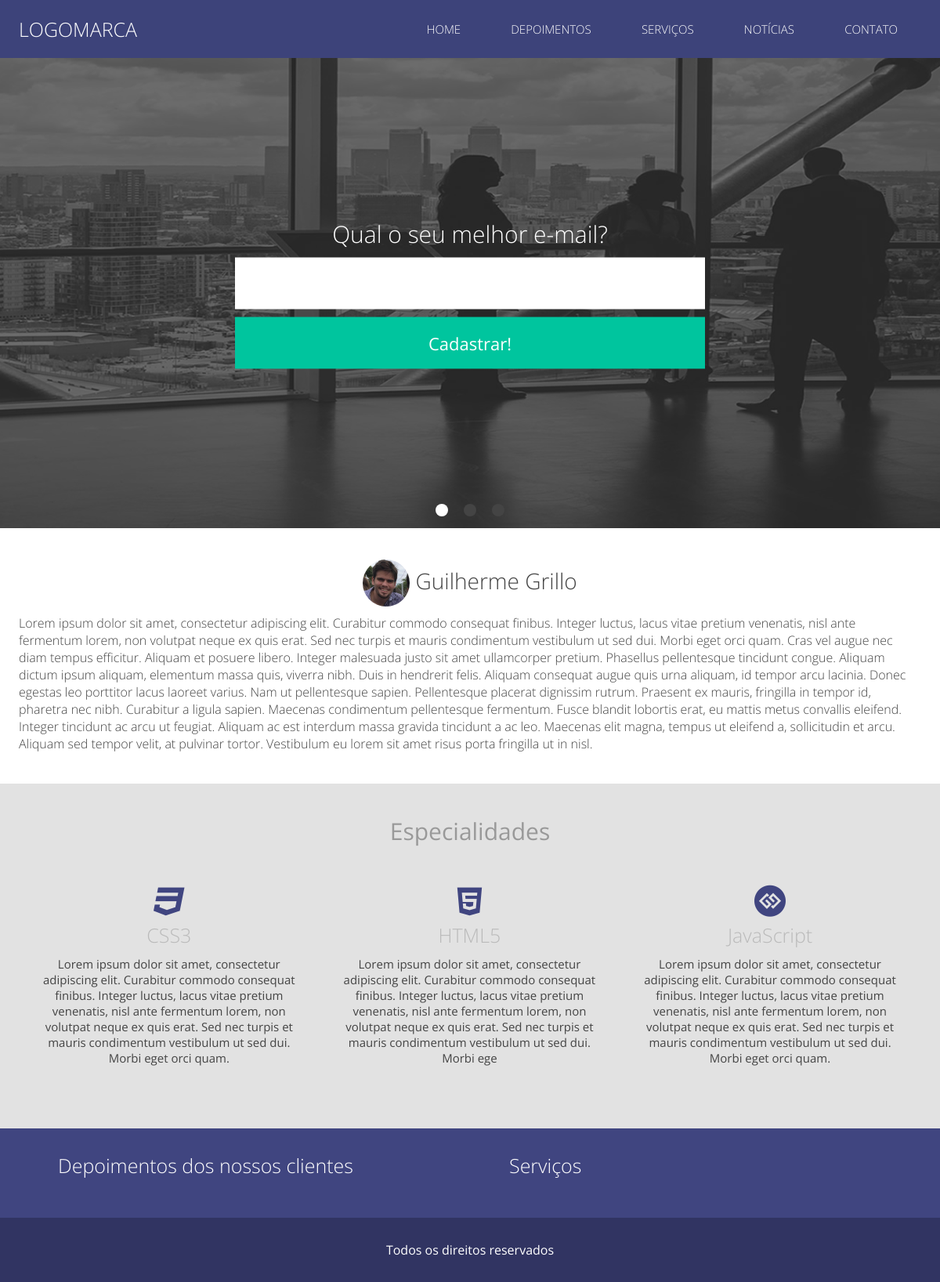
The page / on the database its author committed.
### classes/MySql.php (called while the page is built)
<?php
	class MySql{
		private static $pdo;
		public static function conectar(){
			if(self::$pdo == null){
				try{
				self::$pdo = new PDO('mysql:host='.HOST.';dbname='.DATABASE,USER,PASSWORD,array(PDO::MYSQL_ATTR_INIT_COMMAND => "SET NAMES utf8"));
				self::$pdo->setAttribute(PDO::ATTR_ERRMODE,PDO::ERRMODE_EXCEPTION);
				}catch(Exception $e){
					echo '<h2>Erro ao conectar</h2>';
				}
			}
			return self::$pdo;
		}
	}
?>

### pages/home.php (the view, shortened to what this page needs)
<section class="banner-container">
		<div class="center">
		<form class="ajax-form" method="post">
			<h2>Qual o seu melhor e-mail?</h2>
			<input type="email" name="email" required />
			<input type="submit" name="acao" value="Cadastrar!">
		</form>
		</div>
		<div class="bullets"></div>
</section>
	<section class="descricao-autor">
		<div class="center">
		<div class="w100 left">
			<h2 class="text-center"><img src="<?php echo INCLUDE_PATH ?>images/foto.jpg" /> <?php echo $infoSite['nome_autor']; ?></h2>
			<p><?php echo $infoSite['descricao']; ?></p>
		</div>
		</div>
	</section>
	<section class="especialidades">
		<div class="center">
			<h2 class="title">Especialidades</h2>
			<div class="w33 left box-especialidade">
					<h3><i class="<?php echo $infoSite['icone1']; ?>" aria-hidden="true"></i></h3>
					<h4>CSS3</h4>
					<p><?php echo $infoSite['descricao1']; ?></p>
			</div>
			<div class="w33 left box-especialidade">
				<h3><i class="<?php echo $infoSite['icone2']; ?>" aria-hidden="true"></i></h3>
				<h4>HTML5</h4>
				<p><?php echo $infoSite['descricao2']; ?></p>
			</div>
			<div class="w33 left box-especialidade">
				<h3><i class="<?php echo $infoSite['icone3']; ?>" aria-hidden="true"></i></h3>
				<h4>JavaScript</h4>
				<p><?php echo $infoSite['descricao3']; ?></p>
			</div>
		</div>
	</section>
	<section class="extras">
		<div class="center">
			<div id="depoimentos" class="w50 left depoimentos-container">
				<h2 class="title">Depoimentos dos nossos clientes</h2>
			</div>
			<div id="servicos" class="w50 left servicos-container">
				<h2 class="title">Serviços</h2>
			</div>
		</div>
	</section>

### estilo/style.css (style rules this page uses)
* { margin: 0; padding: 0; box-sizing: border-box; font-family: "Open Sans"; }
input[type=text], input[type=button], input[type=submit], input[type=password], textarea { -webkit-appearance: none; border-radius: 0; }
html,body { height: 100%; }
input { border:0; }
img { width: 100%; max-width: 400px; }
.text-center { text-align: center; }
.center { max-width: 1280px; padding:0 2%; margin:0 auto; }
.w33 { width: 33.3%; padding: 0 10px; }
.w50 { padding:0 10px; width: 50%; }
.left { float: left; }
section.banner-container { width: 100%; height: 600px; position: relative; }
section.banner-container form { width: 93%; max-width: 600px; z-index: 3; position: absolute; left: 50%; top:50%; transform:translate(-50%,-50%); -ms-transform:translate(-50%,-50%); }
section.banner-container form h2 { color: white; font-weight: 300; font-size: 30px; text-align: center; }
section.banner-container form input[type=email] { width: 100%; height: 66px; margin-top:10px; background: white; color: #333; font-size: 22px; padding-left: 10px; }
section.banner-container form input[type=submit] { width: 100%; height: 66px; margin-top:10px; background: #00C59E; color: white; cursor: pointer; font-size: 22px; border: 0; }
section.descricao-autor { padding:40px 0; }
section.descricao-autor h2 { font-size: 28px; font-weight: 300; color: #444; }
section.descricao-autor img { width: 60px; height:60px; display: inline-block; vertical-align: middle; border-radius: 50%; }
section.descricao-autor p { font-size: 16px; color: #444; font-weight: 300; margin-top:10px; }
section.especialidades { padding: 40px 0; background: #E2E2E2; }
section.especialidades h2.title { font-size: 30px; text-align: center; font-weight: 400; color: #999; }
.box-especialidade { margin:40px 0; padding: 0 30px; text-align: center; }
.box-especialidade h3 { color: #404580; font-size: 40px; }
.box-especialidade h4 { font-weight: 300; font-size: 25px; color: #BABABA; }
.box-especialidade p { color: #444; font-size: 15px; margin-top: 10px; }
section.extras { padding: 30px 0; background: #404580; }
.servicos-container,.depoimentos-container { padding: 0 50px; }
section.extras .title { color: white; font-weight: 300; font-size: 25px; margin-bottom: 15px; }
body { overflow-x: hidden; }
.bullets { position: absolute; bottom: 10px; left: 50%; transform: translateX(-50%); z-index: 5; }

### rows shown on the page
tb_site.config: nome_autor "Guilherme Grillo", descricao "Lorem ipsum dolor sit amet, consectetur adipiscing elit. Curabitur commodo consequat finibus. Integer luctus, lacus vitae pretium venenatis, nisl ante fermentum lorem, non volutpat neque ex quis erat. Sed nec turpis et mauris condimentum vestibulum ut sed dui. Morbi eget orci quam. Cras vel augue nec diam tempus efficitur. Aliquam et posuere libero. Integer malesuada justo sit amet ullamcorper pretium. Phasellus pellentesque tincidunt congue. Aliquam dictum ipsum aliquam, elementum massa quis, viverra nibh. Duis in hendrerit felis. Aliquam consequat augue quis urna aliquam, id tempor arcu lacinia. Donec egestas leo porttitor lacus laoreet varius. Nam ut pellentesque sapien. Pellentesque…", descricao1 "Lorem ipsum dolor sit amet, consectetur adipiscing elit. Curabitur commodo consequat finibus. Integer luctus, lacus vitae pretium venenatis, nisl ante fermentum lorem, non volutpat neque ex quis erat. Sed nec turpis et mauris condimentum vestibulum ut sed dui. Morbi eget orci quam.", descricao2 "Lorem ipsum dolor sit amet, consectetur adipiscing elit. Curabitur commodo consequat finibus. Integer luctus, lacus vitae pretium venenatis, nisl ante fermentum lorem, non volutpat neque ex quis erat. Sed nec turpis et mauris condimentum vestibulum ut sed dui. Morbi ege", descricao3 "Lorem ipsum dolor sit amet, consectetur adipiscing elit. Curabitur commodo consequat finibus. Integer luctus, lacus vitae pretium venenatis, nisl ante fermentum lorem, non volutpat neque ex quis erat. Sed nec turpis et mauris condimentum vestibulum ut sed dui. Morbi eget orci quam."
